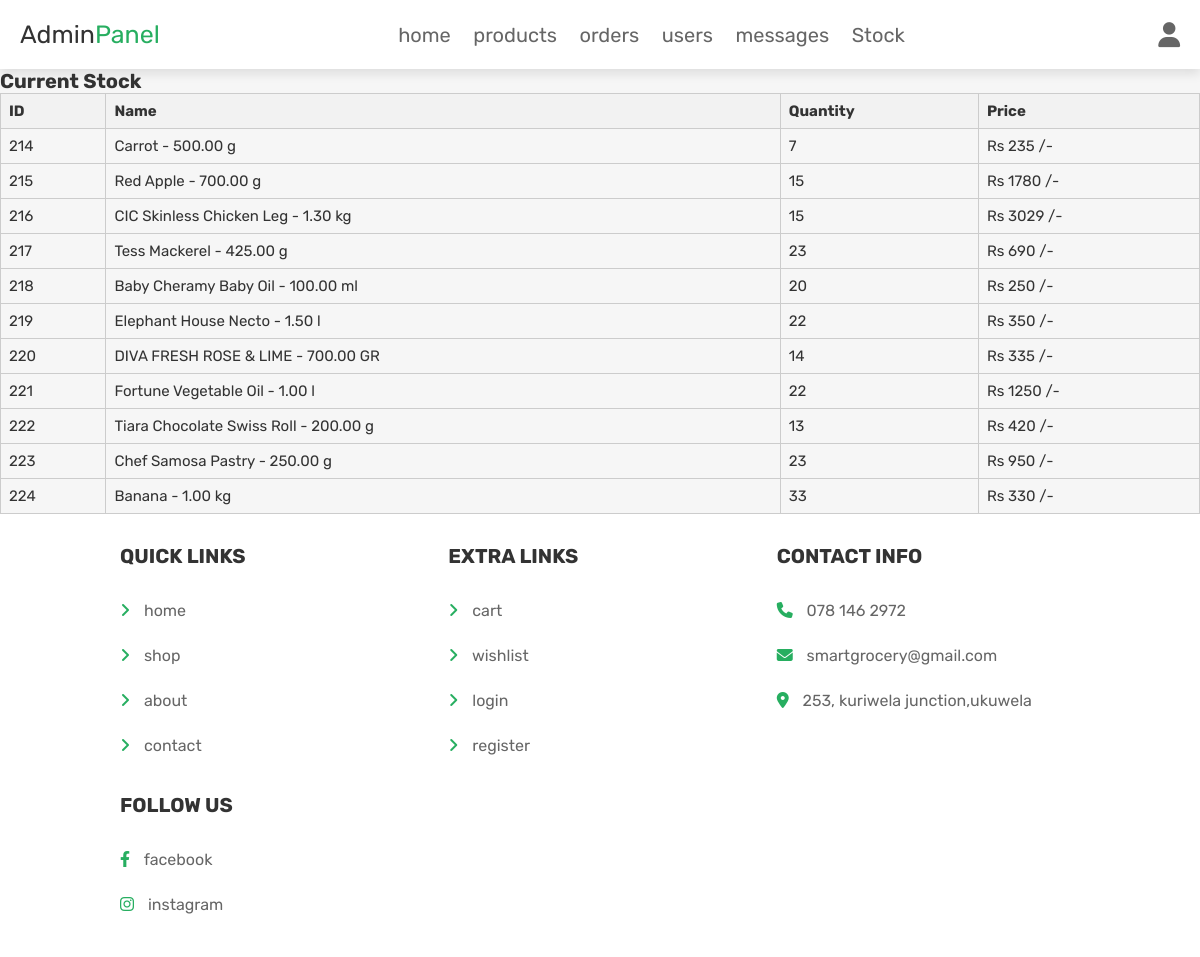
Screenshot of /stock.php (signed in) with the database file from the repository.
### tables this page shows
CREATE TABLE `products` (
  `id` int(100) NOT NULL,
  `name` varchar(100) NOT NULL,
  `category` varchar(20) NOT NULL,
  `details` varchar(500) NOT NULL,
  `price` int(100) NOT NULL,
  `image` varchar(100) NOT NULL,
  `quantity` int(11) NOT NULL,
  `available` int(11) NOT NULL
);

### stock.php (the view, shortened to what this page needs)
<?php
@include 'config.php';
?>
<!DOCTYPE html>
<html lang="en">
<head>
   <link rel="stylesheet" href="https://cdnjs.cloudflare.com/ajax/libs/font-awesome/6.1.1/css/all.min.css">
   <link rel="stylesheet" href="css/style.css">
</head>
<body>
<?php include 'admin_header.php'; ?>
<?php
   $show_stock = $conn->prepare("SELECT id, name, quantity, price FROM `products`");
   $show_stock->execute();
?>
<h1>Current Stock</h1>
<table>
   <thead>
      <tr>
         <th>ID</th>
         <th>Name</th>
         <th>Quantity</th>
         <th>Price</th>
      </tr>
   </thead>
   <tbody>
      <?php while ($productItem = $show_stock->fetch(PDO::FETCH_ASSOC)): ?>
         <tr>
            <td><?= $productItem['id']; ?></td>
            <td><?= $productItem['name']; ?></td>
            <td><?= $productItem['quantity']; ?></td>
            <td>Rs <?= $productItem['price']; ?> /-</td>
         </tr>
      <?php endwhile; ?>
   </tbody>
</table>
<?php include 'footer.php'; ?>
</body>
</html>

### css/components.css (style rules this page uses)
:root { --green:#27ae60; --orange:#f39c12; --red:#e74c3c; --black:#333; --light-color:#666; --white:#fff; --light-bg:#f6f6f6; --border:.2rem solid var(--black); --box-shadow:0 .5rem 1rem rgba(0,0,0,.1); }
* { font-family: 'Rubik', sans-serif; margin:0; padding:0; box-sizing: border-box; outline: none; border:none; text-decoration: none; color:var(--black); }
body { background-color: var(--light-bg); }
html { font-size: 62.5%; overflow-x: hidden; scroll-behavior: smooth; scroll-padding-top: 6.5rem; }

### stock.php (style rules this page uses)
table { border-collapse: collapse; width: 100%; }
th, td { border: 1px solid #ccc; padding: 8px; text-align: left; font-size: 15px; }
th { background-color: #f2f2f2; }

### rows the page displays
products: id "214", name "Carrot - 500.00 g", quantity "7", price "235"
products: id "215", name "Red Apple - 700.00 g", quantity "15", price "1780"
products: id "216", name "CIC Skinless Chicken Leg - 1.30 kg", quantity "15", price "3029"
products: id "217", name "Tess Mackerel - 425.00 g", quantity "23", price "690"
products: id "218", name "Baby Cheramy Baby Oil - 100.00 ml", quantity "20", price "250"
products: id "219", name "Elephant House Necto - 1.50 l", quantity "22", price "350"
products: id "220", name "DIVA FRESH ROSE & LIME - 700.00 GR", quantity "14", price "335"
products: id "221", name "Fortune Vegetable Oil - 1.00 l", quantity "22", price "1250"
products: id "222", name "Tiara Chocolate Swiss Roll - 200.00 g", quantity "13", price "420"
products: id "223", name "Chef Samosa Pastry - 250.00 g", quantity "23", price "950"
products: id "224", name "Banana - 1.00 kg", quantity "33", price "330"
